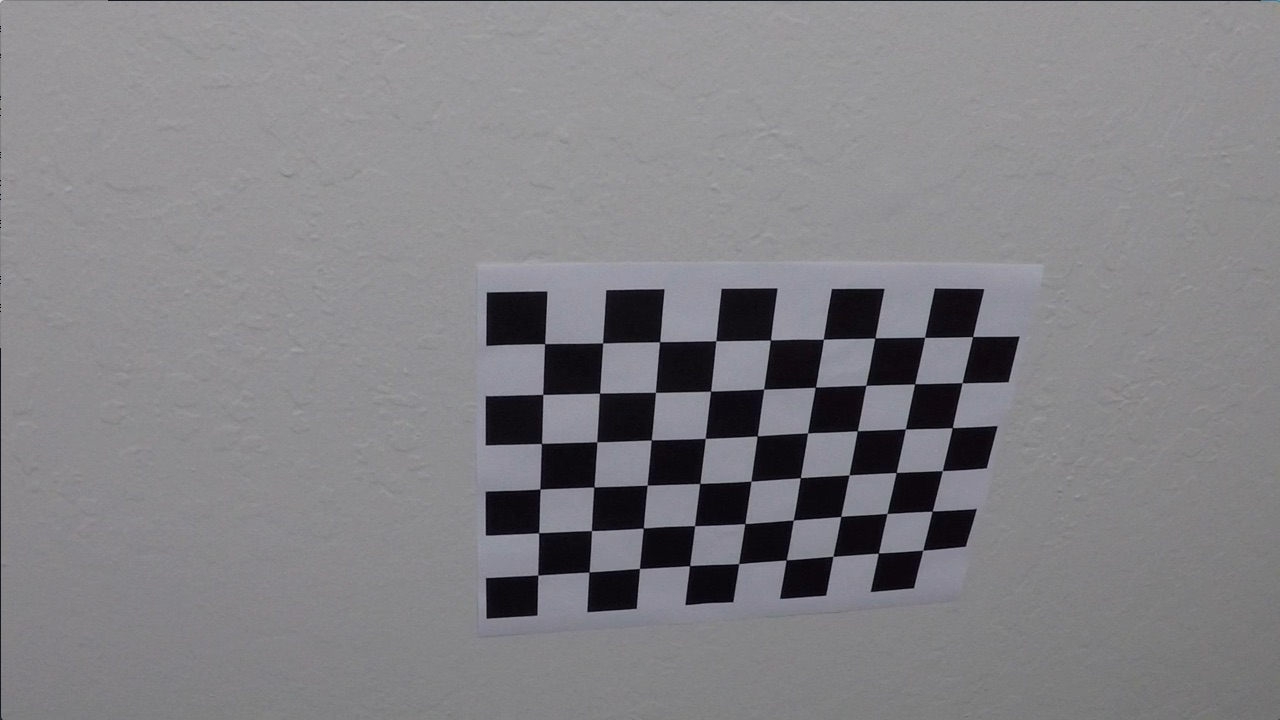
#> input picture Project 3/camera_cal/calibration10.jpg, 1280 x 720 px; its folder holds only this picture in this run
$ jupyter execute --allow-errors Advanced_Lane_Lines_Final.ipynb   (shell and % lines are left out)   (older library calls are emulated)
#> lines starting #> are read from the running program, lines starting #| are printed output that depends on the picture; after the words box and inside, x2 and y2 are one past the last pixel; in counts of white or black regions, pixels touching at a corner belong together
Import useful packages

[cell 1]
import matplotlib.pyplot as plt
import matplotlib.image as mpimg
import numpy as np
import cv2
import glob
import math
import operator
import os
from moviepy.editor import VideoFileClip
from IPython.display import HTML

Camera Calibration

[cell 2]
# prepare object points, like (0,0,0), (1,0,0), (2,0,0) ....,(6,5,0)
objp = np.zeros((6*9,3), np.float32)
objp[:,:2] = np.mgrid[0:9, 0:6].T.reshape(-1,2)

# Arrays to store object points and image points from all the images.
objpoints = [] # 3d points in real world space
imgpoints = [] # 2d points in image plane.

# Make a list of calibration images
images = glob.glob('camera_cal/calibration*.jpg')

# Step through the list and search for chessboard corners
for idx, fname in enumerate(images):
    img = cv2.imread(fname)
#> img is the input picture: shape (720, 1280, 3); mean B, G, R 133.1, 129.4, 130.2
    gray = cv2.cvtColor(img, cv2.COLOR_BGR2GRAY)

    # Find the chessboard corners
    ret, corners = cv2.findChessboardCorners(gray, (9,6), None)
#> ret = True; corners = 54 rows, first 8: [545.3, 343.1], [602.7, 342.8], [660.1, 341.3], [715.8, 340.7], [770.6, 340], [823.5, 339.2], [874.3, 338.5], [925.1, 337.4]

    # If found, add object points, image points
    if ret == True:
        objpoints.append(objp)
        imgpoints.append(corners)

        # Draw and display the corners
        cv2.drawChessboardCorners(img, (9,6), corners, ret)
#> img: shape (720, 1280, 3); 1.91% of pixels changed, all inside (x1, y1, x2, y2) = (532, 331, 980, 582)
        #write_name = 'corners_found'+str(idx)+'.jpg'
        #cv2.imwrite(write_name, img)
        cv2.imshow('img', img)
        #cv2.waitKey(500)

cv2.destroyAllWindows()

Define functions that will be used in the pipeline

[cell 3]
def undistort(img):
    img_size = (img.shape[1], img.shape[0])

    # Do camera calibration given object points and image points
    ret, mtx, dist, rvecs, tvecs = cv2.calibrateCamera(objpoints, imgpoints, img_size,None,None)

    dst = cv2.undistort(img, mtx, dist, None, mtx)
    return dst

[cell 4]
def perspective_transform(img,src,dst):
    img_size = (img.shape[1], img.shape[0])
   # [5 lines of commented-out code are left out]
    M = cv2.getPerspectiveTransform(src, dst)
    Minv = cv2.getPerspectiveTransform(dst, src)
    # e) use cv2.warpPerspective() to warp your image to a top-down view
    warped = cv2.warpPerspective(img, M, img_size)
    return warped, M, Minv

[cell 5]
def threshold_binary(img, sx_thresh=(20, 100), s_thresh=(170, 225)):
    #Convert to HLS color space and separate the S channel
    #Note: img is the undistorted image
    hls = cv2.cvtColor(img, cv2.COLOR_RGB2HLS)
    l_channel = hls[:,:,1]
    s_channel = hls[:,:,2]

    # Grayscale image
    # NOTE: we already saw that standard grayscaling lost color information for the lane lines
    # Explore gradients in other colors spaces / color channels to see what might work better
    gray = cv2.cvtColor(img, cv2.COLOR_RGB2GRAY)

    # Sobel x
    sobelx = cv2.Sobel(l_channel, cv2.CV_64F, 1, 0) # Take the derivative in x
    abs_sobelx = np.absolute(sobelx) # Absolute x derivative to accentuate lines away from horizontal
    scaled_sobel = np.uint8(255*abs_sobelx/np.max(abs_sobelx))

    # Threshold x gradient
    #thresh_min = 20
    #thresh_max = 100
    sxbinary = np.zeros_like(scaled_sobel)
    sxbinary[(scaled_sobel >= sx_thresh[0]) & (scaled_sobel <= sx_thresh[1])] = 1


    # Threshold color channel
    #s_thresh_min = 170
    #s_thresh_max = 255
    s_binary = np.zeros_like(s_channel)
    s_binary[(s_channel >= s_thresh[0]) & (s_channel <= s_thresh[1])] = 1

    # Stack each channel to view their individual contributions in green and blue respectively
    # This returns a stack of the two binary images, whose components you can see as different colors
    color_binary = np.dstack(( np.zeros_like(sxbinary), sxbinary, s_binary)) * 255

    # Combine the two binary thresholds
    combined_binary = np.zeros_like(sxbinary)
    combined_binary[(s_binary == 1) | (sxbinary == 1)] = 1
    return color_binary, combined_binary

Show Undistorted image after calibrating the camera

#> (a cell that did not finish here is left out)

Show all the steps in the pipeline on a test image

[cell 7]
img = mpimg.imread('test_images/straight_lines1.jpg')
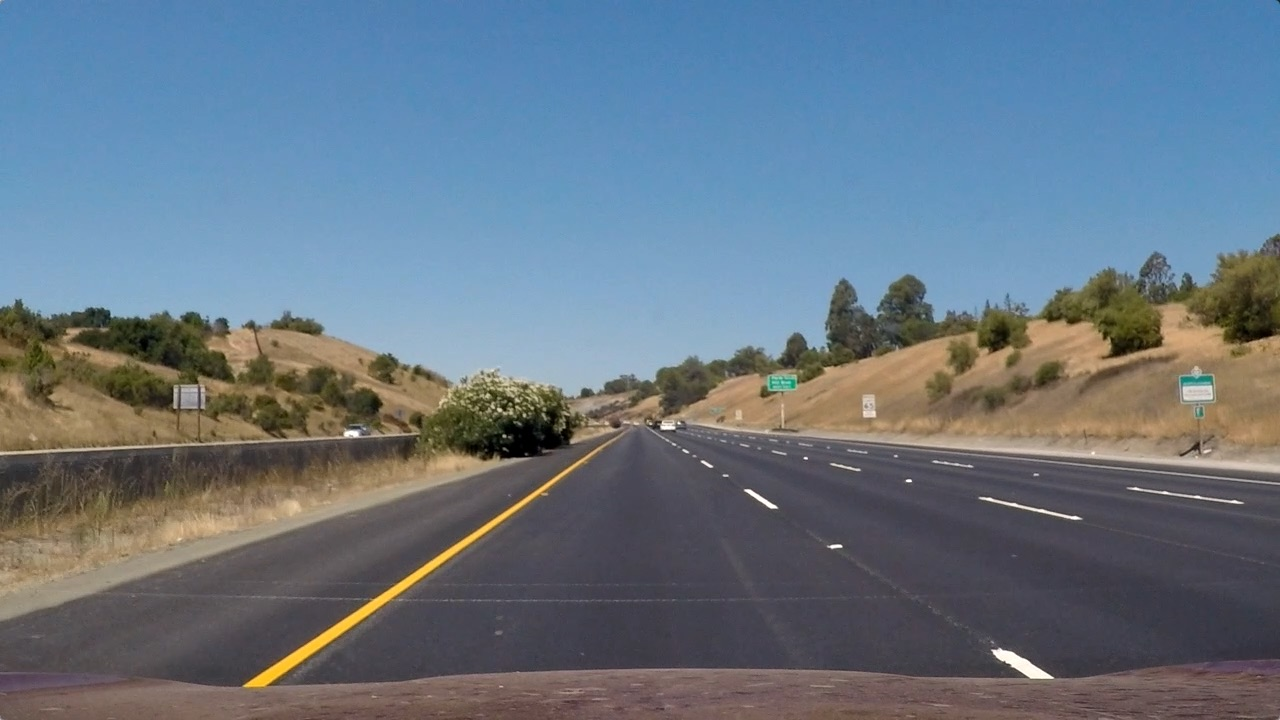
#> input picture Project 3/test_images/straight_lines1.jpg, 1280 x 720 px
#> img is the input picture: shape (720, 1280, 3); mean R, G, B 103.2, 117.7, 131.2

d = undistort(img)
#> in undistort, `ret, mtx, dist, rvecs, tvecs = cv2.calibrateCamera(objpoints, imgpoint..`: ret = 0.68; mtx = [[1143.7, 0, 681.7], [0, 1109.2, 367.7], [0, 0, 1]]; dist = [[-0.515, 2.99, -0.00876, 0.00937, 1.41]]; rvecs = ([0.451, -0.252, 0.0361],); tvecs = ([-2.31, -0.422, 19.12],)

#> (the rest of this cell did not finish here and is left out)

[cell 8]
top_y_vertex = 480
#src = np.float32([[200,700],[500, top_y_vertex], [750, top_y_vertex], [1100,700]])
#dst = np.float32([[200, 720], [200, 0], [1000,0], [1000, 720]])

src = np.float32([[585, 460], [695, 460],[203,720],[1127,720]])
dst = np.float32([[320, 0],[960,0],[320, 720],[960, 720]])

pt, M, Minv = perspective_transform(d,src,dst)
#> M = [[-0.481, -1.46, 926.7], [4.04e-16, -1.92, 884.9], [3.17e-19, -0.00235, 1]]; Minv = [[0.172, -0.779, 530], [1.95e-16, -0.52, 460], [4.23e-19, -0.00122, 1]]

#> (the rest of this cell did not finish here and is left out)

[cell 9]
color_binary,combined_binary = threshold_binary(pt)
#> in threshold_binary, `hls = cv2.cvtColor(img, cv2.COLOR_RGB2HLS)`: hls: shape (720, 1280, 3); mean of channels 0, 1, 2 109.9, 84.7, 20
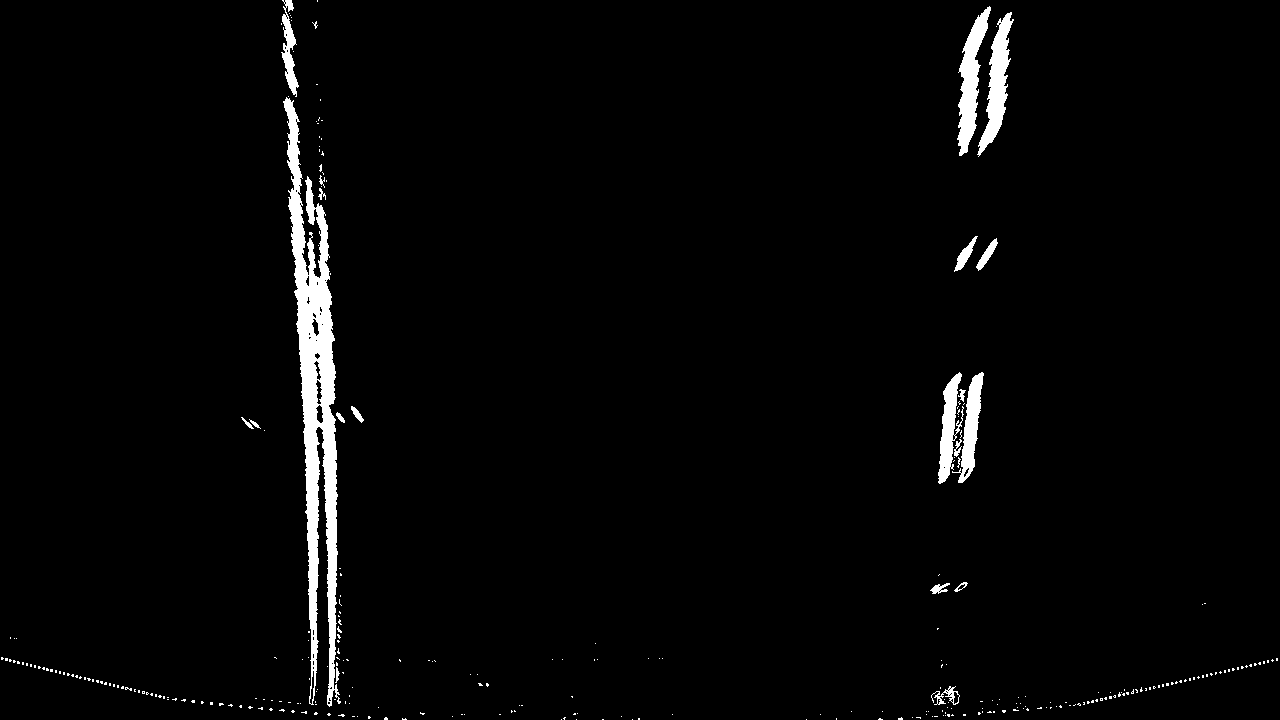
#> combined_binary: shape (720, 1280); values 0 (black) and 1 (white), 2.5% white; 310 white regions (290 under 20 px), largest, box (x1, y1, x2, y2) and area: (283, 97, 341, 707) 12711, (957, 6, 991, 156) 2134, (977, 12, 1014, 157) 2033
#Plotting thresholded images
#> (the rest of this cell did not finish here and is left out)

Obtain a histogram of the lower half of the image to detect where the lane lines are located

[cell 10]
img = combined_binary
histogram = np.sum(img[img.shape[0]//2:,:], axis=0)
#> histogram = 1280 values, max 341 at index 330, min 0 at index 0, mean 9.15
plt.plot(histogram)
#> (this line was passed over: IPython is not available in this run)
plt.savefig('output_images/historgram.jpg')
#> (this line was passed over: IPython is not available in this run)

Function to fit a second order polynomial to each sliding window from the bottom of the image to top

[cell 11]
def sliding_window_fit(binary_warped):
    # Assuming you have created a warped binary image called "binary_warped"
    # Take a histogram of the bottom half of the image
    histogram = np.sum(binary_warped[binary_warped.shape[0]//2:,:], axis=0)
    # Create an output image to draw on and  visualize the result
    out_img = np.dstack((binary_warped, binary_warped, binary_warped))*255
    # Find the peak of the left and right halves of the histogram
    # These will be the starting point for the left and right lines
    midpoint = np.int(histogram.shape[0]/2)
    leftx_base = np.argmax(histogram[:midpoint])
    rightx_base = np.argmax(histogram[midpoint:]) + midpoint

    # Choose the number of sliding windows
    nwindows = 9
    # Set height of windows
    window_height = np.int(binary_warped.shape[0]/nwindows)
    # Identify the x and y positions of all nonzero pixels in the image
    nonzero = binary_warped.nonzero()
    nonzeroy = np.array(nonzero[0])
    nonzerox = np.array(nonzero[1])
    # Current positions to be updated for each window
    leftx_current = leftx_base
    rightx_current = rightx_base
    # Set the width of the windows +/- margin
    margin = 100
    # Set minimum number of pixels found to recenter window
    minpix = 50
    # Create empty lists to receive left and right lane pixel indices
    left_lane_inds = []
    right_lane_inds = []

    # Step through the windows one by one
    for window in range(nwindows):
        # Identify window boundaries in x and y (and right and left)
        win_y_low = binary_warped.shape[0] - (window+1)*window_height
        win_y_high = binary_warped.shape[0] - window*window_height
        win_xleft_low = leftx_current - margin
        win_xleft_high = leftx_current + margin
        win_xright_low = rightx_current - margin
        win_xright_high = rightx_current + margin
        # Draw the windows on the visualization image
        cv2.rectangle(out_img,(win_xleft_low,win_y_low),(win_xleft_high,win_y_high),
        (0,255,0), 2)
        cv2.rectangle(out_img,(win_xright_low,win_y_low),(win_xright_high,win_y_high),
        (0,255,0), 2)
        # Identify the nonzero pixels in x and y within the window
        good_left_inds = ((nonzeroy >= win_y_low) & (nonzeroy < win_y_high) &
        (nonzerox >= win_xleft_low) &  (nonzerox < win_xleft_high)).nonzero()[0]
        good_right_inds = ((nonzeroy >= win_y_low) & (nonzeroy < win_y_high) &
        (nonzerox >= win_xright_low) &  (nonzerox < win_xright_high)).nonzero()[0]
        # Append these indices to the lists
        left_lane_inds.append(good_left_inds)
        right_lane_inds.append(good_right_inds)
        # If you found > minpix pixels, recenter next window on their mean position
        if len(good_left_inds) > minpix:
            leftx_current = np.int(np.mean(nonzerox[good_left_inds]))
        if len(good_right_inds) > minpix:
            rightx_current = np.int(np.mean(nonzerox[good_right_inds]))

    # Concatenate the arrays of indices
    left_lane_inds = np.concatenate(left_lane_inds)
    right_lane_inds = np.concatenate(right_lane_inds)

    # Extract left and right line pixel positions
    leftx = nonzerox[left_lane_inds]
    lefty = nonzeroy[left_lane_inds]
    rightx = nonzerox[right_lane_inds]
    righty = nonzeroy[right_lane_inds]

    # Fit a second order polynomial to each
    left_fit = np.polyfit(lefty, leftx, 2)
    right_fit = np.polyfit(righty, rightx, 2)
    return left_fit,right_fit,left_lane_inds,right_lane_inds,out_img

[cell 12]
left_fit, right_fit, left_lane_inds, right_lane_inds,out_img = sliding_window_fit(combined_binary)
#> in sliding_window_fit, `leftx_base = np.argmax(histogram[:midpoint])`: leftx_base = 330
#> in sliding_window_fit, `rightx_base = np.argmax(histogram[midpoint:]) + midpoint`: rightx_base = 949
#> in sliding_window_fit, `nonzero = binary_warped.nonzero()`: nonzero = 22933 positions, rows 0 to 719, columns 1 to 1277
#> in sliding_window_fit, `leftx_current = leftx_base`: leftx_current = 330
#> in sliding_window_fit, `rightx_current = rightx_base`: rightx_current = 949
#> the loop in sliding_window_fit, `for window in range(nwindows):` made 9 passes
#> (win_xleft_low, win_xleft_high, win_xright_low, win_xright_high, leftx_current, rightx_current) on passes 1, 2, 4, 5, 6, 8, 9: (230, 430, 849, 1049, 323, 954), (223, 423, 854, 1054, 322, 945), (221, 421, 845, 1045, 318, 958), (218, 418, 858, 1058, 316, 963), (216, 416, 863, 1063, 311, 974), (204, 404, 874, 1074, 293, 980), (193, 393, 880, 1080, 288, 986)
#> (win_xleft_low, win_xleft_high, win_xright_low, win_xright_high, leftx_current) on passes 3, 7: (222, 422, 845, 1045, 321), (211, 411, 874, 1074, 304)
#> after the loop in sliding_window_fit, `for window in range(nwindows):`:
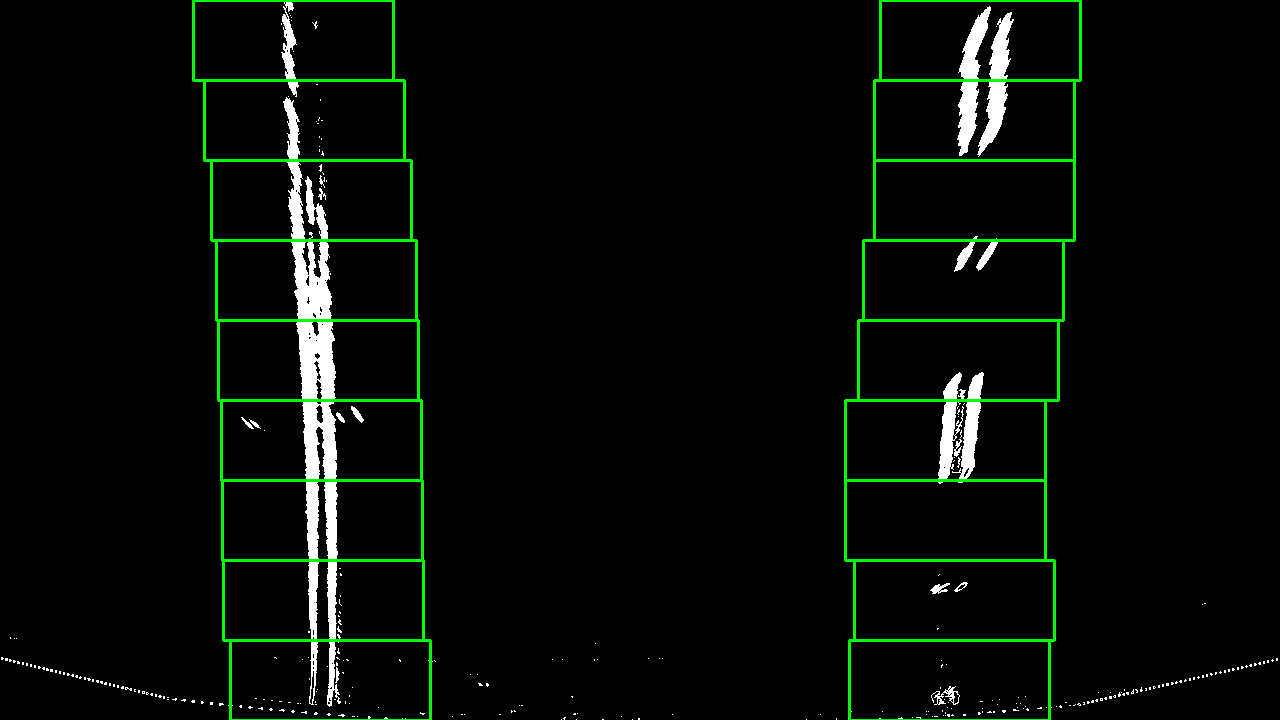
#> out_img: shape (720, 1280, 3); mean of channels 0, 1, 2 6.1, 11.5, 6.1; drawn as B, G, R
#> after the loop in sliding_window_fit, `for window in range(nwindows):`: left_lane_inds = 9 items
#> in sliding_window_fit, `left_lane_inds = np.concatenate(left_lane_inds)`: left_lane_inds = 14152 values, max 22912 at index 954, min 0 at index 13486, mean 12597
#> in sliding_window_fit, `right_lane_inds = np.concatenate(right_lane_inds)`: right_lane_inds = 8034 values, max 22932 at index 333, min 57 at index 6027, mean 8503.1
#> in sliding_window_fit, `leftx = nonzerox[left_lane_inds]`: leftx = 14152 values, max 429 at index 296, min 230 at index 807, mean 313.9
#> in sliding_window_fit, `lefty = nonzeroy[left_lane_inds]`: lefty = 14152 values, max 719 at index 946, min 0 at index 13486, mean 379.2
#> in sliding_window_fit, `rightx = nonzerox[right_lane_inds]`: rightx = 8034 values, max 1046 at index 221, min 851 at index 250, mean 972.3
#> in sliding_window_fit, `righty = nonzeroy[right_lane_inds]`: righty = 8034 values, max 719 at index 324, min 6 at index 6027, mean 251.6
#> in sliding_window_fit, `left_fit = np.polyfit(lefty, leftx, 2)`: left_fit = [-0.000103, 0.13, 282.4]
#> in sliding_window_fit, `right_fit = np.polyfit(righty, rightx, 2)`: right_fit = [5.93e-05, -0.0999, 991.5]
#> left_fit = [-0.000103, 0.13, 282.4]; right_fit = [5.93e-05, -0.0999, 991.5]
# Generate x and y values for plotting
binary_warped = combined_binary
nonzero = binary_warped.nonzero()
#> nonzero = 22933 positions, rows 0 to 719, columns 1 to 1277
nonzeroy = np.array(nonzero[0])
nonzerox = np.array(nonzero[1])

ploty = np.linspace(0, binary_warped.shape[0]-1, binary_warped.shape[0] )
#> ploty = 720 values from 0 to 719
left_fitx = left_fit[0]*ploty**2 + left_fit[1]*ploty + left_fit[2]
#> left_fitx = 720 values, max 323.3 at index 631, min 282.4 at index 0, mean 311.3
right_fitx = right_fit[0]*ploty**2 + right_fit[1]*ploty + right_fit[2]
#> right_fitx = 720 values, max 991.5 at index 0, min 950.3 at index 719, mean 965.8
out_img[nonzeroy[left_lane_inds], nonzerox[left_lane_inds]] = [255, 0, 0]
out_img[nonzeroy[right_lane_inds], nonzerox[right_lane_inds]] = [0, 0, 255]
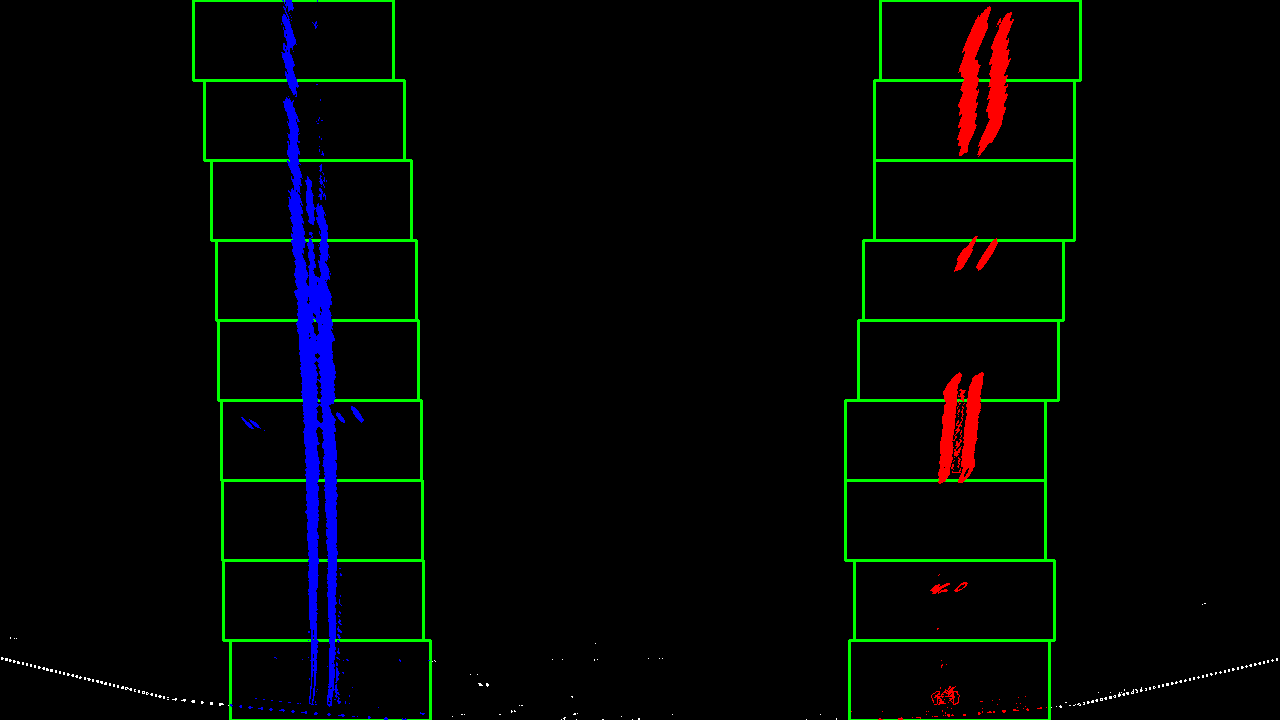
#> out_img: shape (720, 1280, 3); mean of channels 0, 1, 2 4.1, 5.4, 2.4; drawn as B, G, R
plt.imshow(out_img)
#> (this line was passed over: IPython is not available in this run)
plt.plot(left_fitx, ploty, color='yellow')
#> (this line was passed over: IPython is not available in this run)
plt.plot(right_fitx, ploty, color='yellow')
#> (this line was passed over: IPython is not available in this run)
plt.xlim(0, 1280)
#> (this line was passed over: IPython is not available in this run)
plt.ylim(720, 0)
#> (this line was passed over: IPython is not available in this run)
plt.savefig('output_images/fit_polynomial.jpg')
